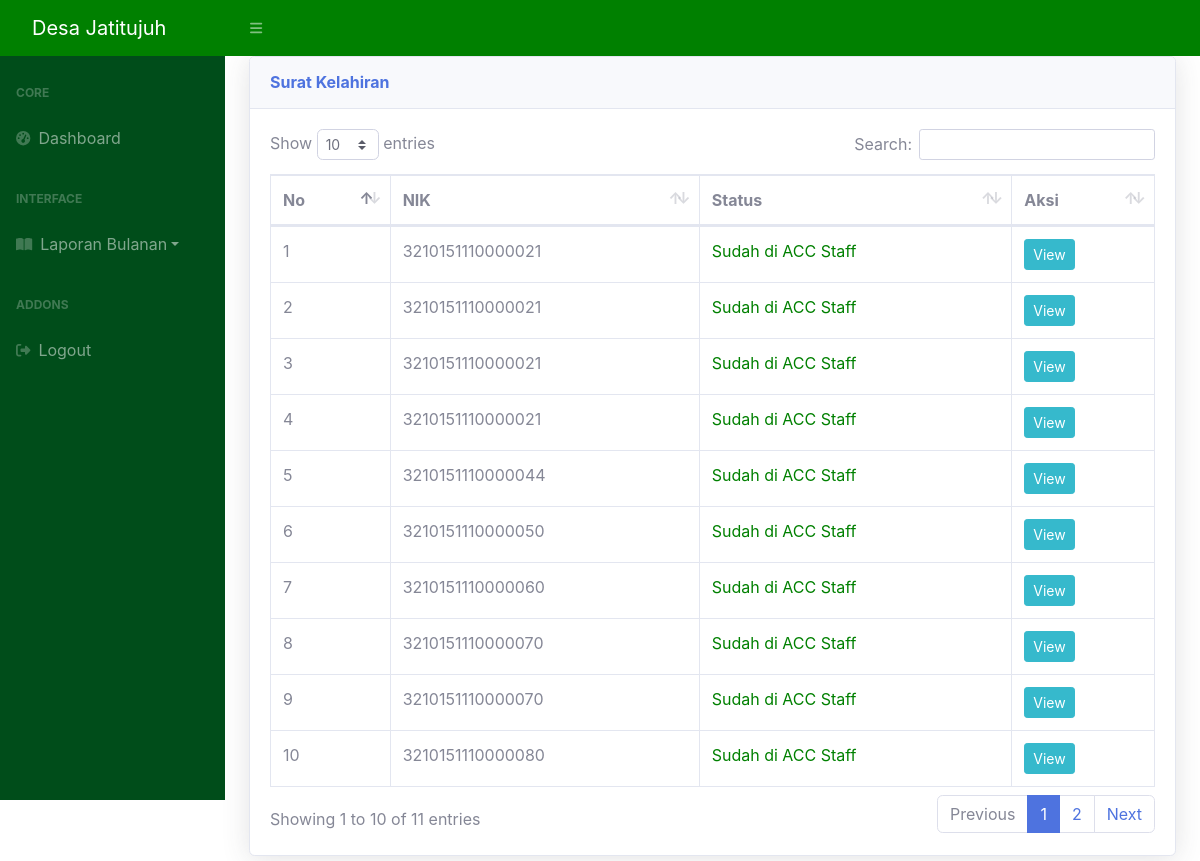
The app's page /kepala_desa/request_sk.php (signed in) with its own data.
### tables this page shows
CREATE TABLE `surat_sk` (
  `sk_id` int(10) NOT NULL,
  `nik_masyarakat_sk` varchar(255) NOT NULL,
  `nama_sk` varchar(255) NOT NULL,
  `alamat_sk` varchar(255) NOT NULL,
  `keperluan_sk` varchar(255) NOT NULL,
  `scan_suratrs_sk` varchar(255) NOT NULL,
  `scan_kk_sk` varchar(255) NOT NULL,
  `scan_ktp_sk` varchar(255) NOT NULL,
  `tgl_req_sk` datetime NOT NULL,
  `status_sk` enum('acc_rt','acc_staff','belum_acc','acc_desa','selesai','tolak') NOT NULL DEFAULT 'belum_acc',
  `keterangan_sk` varchar(255) NOT NULL DEFAULT 'Pengajuan Anda Sedang Dalam Proses',
  `tanggal_acc_sk` date NOT NULL DEFAULT current_timestamp(),
  `nama_file_sk` varchar(255) NOT NULL,
  `no_surat_sk` varchar(255) NOT NULL,
  `nama_surat_sk` varchar(255) NOT NULL DEFAULT 'SK',
  `nama_anak` varchar(255) NOT NULL,
  `nama_istri` varchar(255) NOT NULL,
  `tgl_lahir_istri` date NOT NULL,
  `agama_istri` varchar(255) NOT NULL
);

### kepala_desa/request_sk.php (the view, shortened to what this page needs)
<?php
include "../koneksi.php";
$result_sk = mysqli_query($connection, "SELECT * FROM surat_sk WHERE status_sk = 'acc_staff'");
?>
<!DOCTYPE html>
<html lang="en">
<head>
    <link href="https://cdn.jsdelivr.net/npm/simple-datatables@latest/dist/style.css" rel="stylesheet" />
    <link href="../css/styles.css" rel="stylesheet" />
    <link href="../css2/sb-admin-2.min.css" rel="stylesheet">
    <link href="../vendor/datatables/dataTables.bootstrap4.min.css" rel="stylesheet">
</head>
<body class="sb-nav-fixed">
    <nav class="sb-topnav navbar navbar-expand navbar-dark" style="background-color: green;">
        <a class="navbar-brand ps-3" href="halkepala_desa.php">Desa Jatitujuh</a>
        <button class="btn btn-link btn-sm order-1 order-lg-0 me-4 me-lg-0" id="sidebarToggle" href="#!"><i class="fas fa-bars"></i></button>
    </nav>
    <div id="layoutSidenav">
        <div id="layoutSidenav_nav">
            <nav class="sb-sidenav accordion sb-sidenav-dark" id="sidenavAccordion" style="background-color: #004d1a;">
                <div class="sb-sidenav-menu">
                    <div class="nav">
                        <div class="sb-sidenav-menu-heading">Core</div>
                        <a class="nav-link" href="halkepala_desa.php">
                            <div class="sb-nav-link-icon"><i class="fas fa-tachometer-alt"></i></div>
                            Dashboard
                        </a>
                        <div class="sb-sidenav-menu-heading">Interface</div>
                        <div class="dropdown">
                            <a class="nav-link collapsed dropdown-toggle" href="#" role="button" id="dropdownMenuLink" data-bs-toggle="dropdown" aria-expanded="false">
                                <div class="sb-nav-link-icon"><i class="fas fa-book-open"></i></div>
                                Laporan Bulanan
                            </a>
                        </div>
                        <div class="sb-sidenav-menu-heading">Addons</div>
                        <a class="nav-link" href="../logout.php">
                            <div class="sb-nav-link-icon"><i class="fa-solid fa-right-from-bracket"></i></div>
                            Logout
                        </a>
                    </div>
                </div>
            </nav>
        </div>
        <div id="layoutSidenav_content">
            <main>
                <div class="container-fluid">
                    <div class="card shadow mb-4">
                        <div class="card-header py-3">
                            <h6 class="m-0 font-weight-bold text-primary">Surat Kelahiran</h6>
                        </div>
                        <div class="card-body">
                            <div class="table-responsive">
                                <table class="table table-bordered" id="dataTable" width="100%" cellspacing="0">
                                    <thead>
                                        <tr>
                                            <th>No</th>
                                            <th>NIK</th>
                                            <th>Status</th>
                                            <th>Aksi</th>
                                        </tr>
                                    </thead>
                                    <tbody>
                                        <?php $no = 1; ?>
                                        <?php
                                        while ($row_sk = mysqli_fetch_assoc($result_sk)) : ?>
                                            <tr>
                                                <td>
                                                    <?= $no; ?>
                                                </td>
                                                <td>
                                                    <?= $row_sk["nik_masyarakat_sk"] ?>
                                                </td>
                                                <td>
                                                    <?php if ($row_sk["status_sk"] == 'acc_staff') { ?>
                                                        <span style="color: green;">Sudah di ACC Staff</span>
                                                    <?php } ?>
                                                </td>
                                                <td>
                                                    <a href="tampilsurat_sk.php?id=<?= $row_sk["nik_masyarakat_sk"]; ?> && sk_id=<?= $row_sk["sk_id"]; ?>" title="Detail" class="btn btn-info btn-sm">
                                                        View
                                                    </a>
                                                </td>
                                            </tr>
                                            <?php $no++; ?>
                                        <?php endwhile; ?>
                                    </tbody>
                                </table>
                            </div>
                        </div>
                    </div>
                </div>
            </main>
        </div>
    </div>
</body>
</html>

### records on screen
surat_sk: nik_masyarakat_sk "3210151110000021", status_sk "Sudah di ACC Staff"
surat_sk: nik_masyarakat_sk "3210151110000021", status_sk "Sudah di ACC Staff"
surat_sk: nik_masyarakat_sk "3210151110000021", status_sk "Sudah di ACC Staff"
surat_sk: nik_masyarakat_sk "3210151110000021", status_sk "Sudah di ACC Staff"
surat_sk: nik_masyarakat_sk "3210151110000044", status_sk "Sudah di ACC Staff"
surat_sk: nik_masyarakat_sk "3210151110000050", status_sk "Sudah di ACC Staff"
surat_sk: nik_masyarakat_sk "3210151110000060", status_sk "Sudah di ACC Staff"
surat_sk: nik_masyarakat_sk "3210151110000070", status_sk "Sudah di ACC Staff"
surat_sk: nik_masyarakat_sk "3210151110000070", status_sk "Sudah di ACC Staff"
surat_sk: nik_masyarakat_sk "3210151110000080", status_sk "Sudah di ACC Staff"
